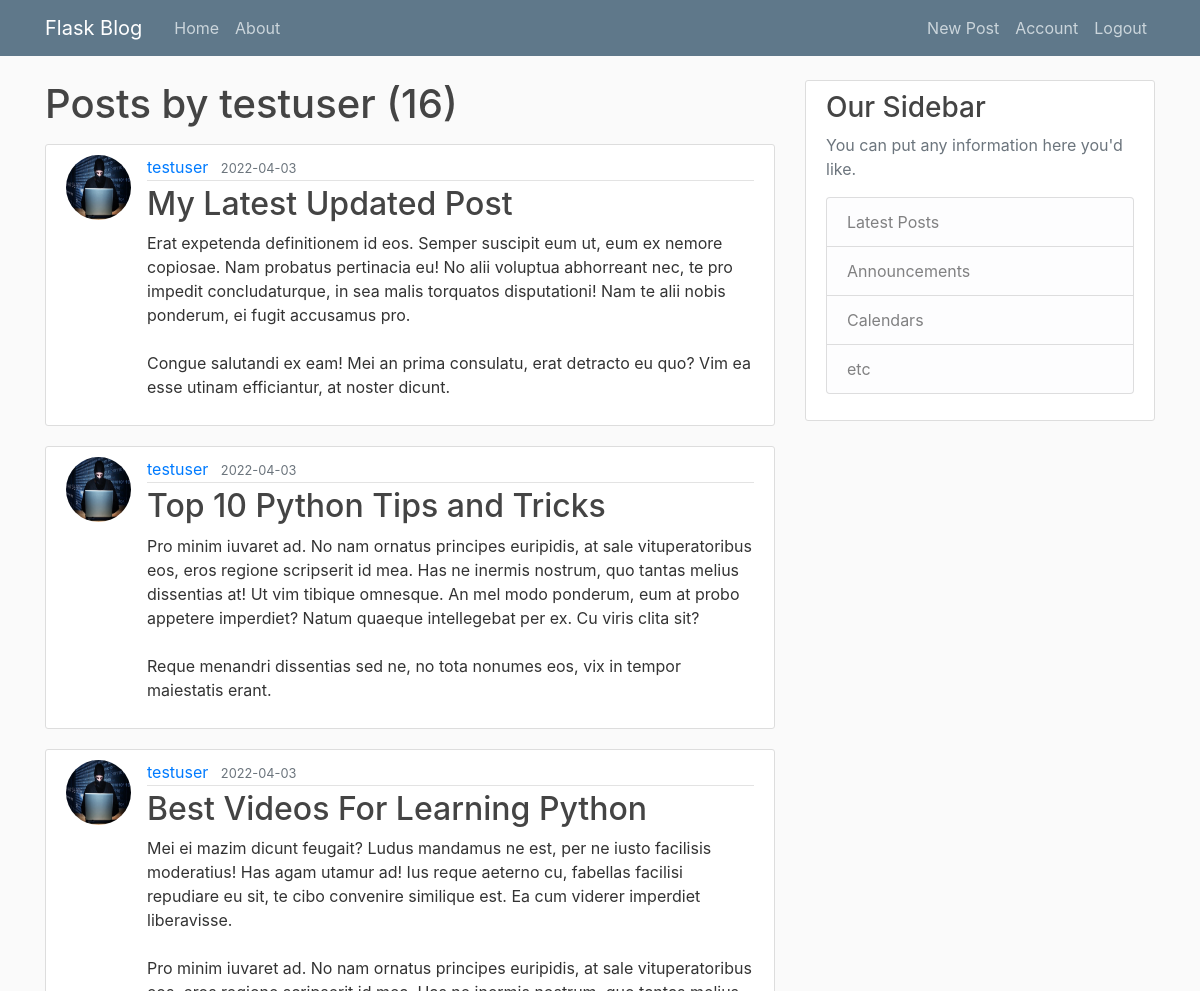
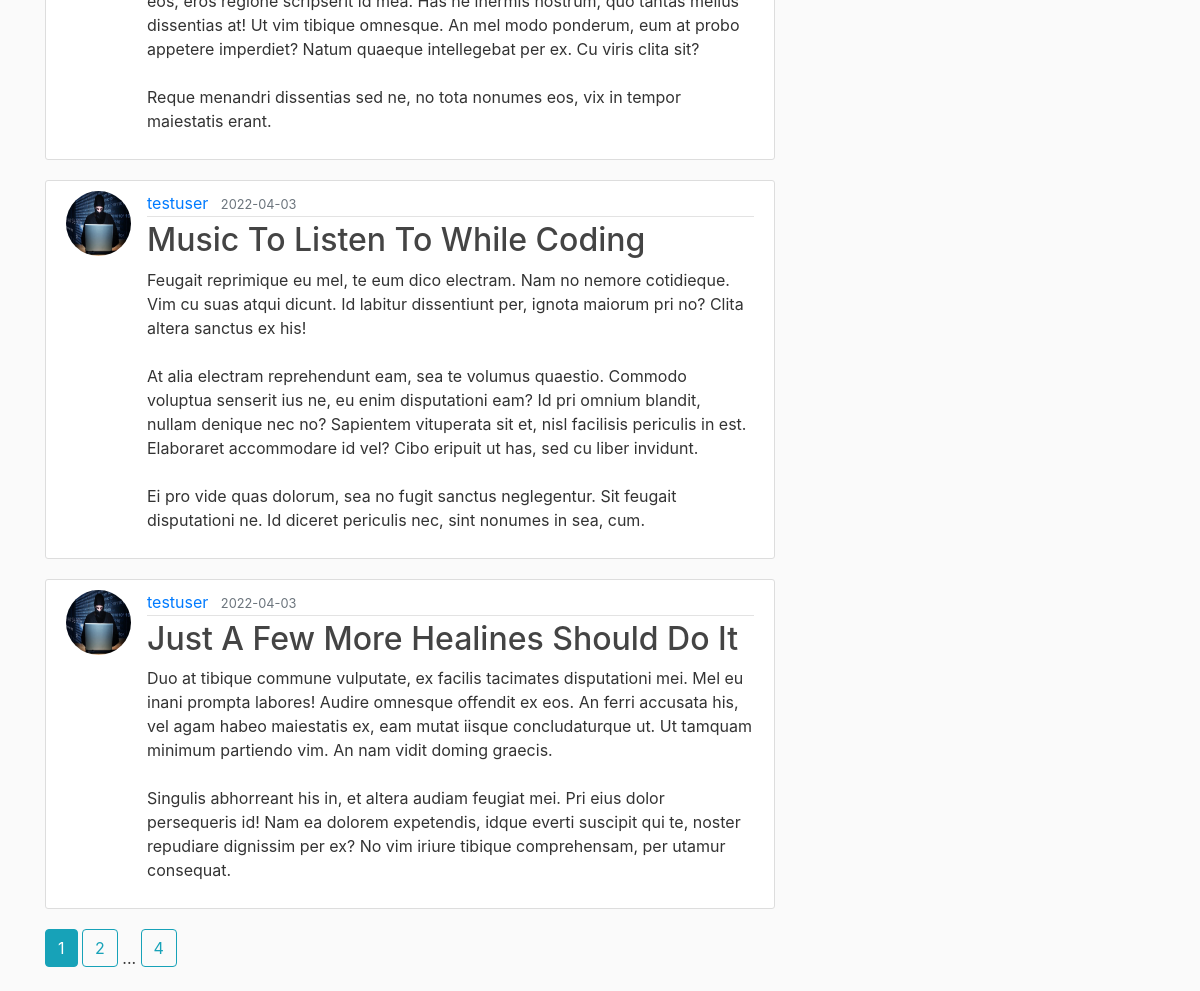
Screenshot of /user/testuser (signed in) with the database file from the repository (2 pictures, top to bottom).
### flaskblog/models.py (models this page shows, shortened)
class User(db.Model, UserMixin):
    __table_args__ = {'extend_existing': True}
    id = db.Column(db.Integer, primary_key=True)
    username = db.Column(db.String(20), unique=True, nullable=False)
    email = db.Column(db.String(120), unique=True, nullable=False)
    image_file = db.Column(db.String(20), nullable=False, default='default.jpg')
    password = db.Column(db.String(60), nullable=False)
    posts = db.relationship('Post', backref='author', lazy=True)

class Post(db.Model):
    id = db.Column(db.Integer, primary_key=True)
    title = db.Column(db.String(100), nullable=False)
    date_posted = db.Column(db.DateTime, nullable=False, default=datetime.utcnow)
    content = db.Column(db.Text, nullable=False)
    user_id = db.Column(db.Integer, db.ForeignKey('user.id'), nullable=False)

### flaskblog/users/routes.py (the view)
@users.route('/user/<username>')
@login_required
def user_posts(username):
    page = request.args.get('page', 1, type=int)
    user = User.query.filter_by(username=username).first_or_404()
    posts = Post.query.filter_by(author=user)\
        .order_by(Post.date_posted.desc()).paginate(page=page, per_page=5)
    return render_template('user_posts.html', posts=posts, user=user)

### flaskblog/__init__.py (called while the page is built)
@login_manager.user_loader
def load_user(user_id):
    return User.query.get(int(user_id))

### flaskblog/templates/user_posts.html
{% extends "layout.html" %}
{% block content %}
    <h1 class="mb-3">Posts by {{ user.username }} ({{ posts.total }})</h1>
    {% for post in posts.items %}
        <article class="media content-section">
          <img class="rounded-circle article-img" src="{{ url_for('static', filename='profile_pics/' + post.author.image_file) }}">
          <div class="media-body">
            <div class="article-metadata">
              <a class="mr-2" href="{{ url_for('users.user_posts', username=post.author.username) }}">{{ post.author.username }}</a>
              <small class="text-muted">{{ post.date_posted.strftime('%Y-%m-%d') }}</small>
            </div>
            <h2><a class="article-title" href="{{ url_for('posts.post', post_id=post.id) }}">{{ post.title }}</a></h2>
            <p class="article-content">{{ post.content }}</p>
          </div>
        </article>
    {% endfor %}
    {% for page_num in posts.iter_pages(left_edge=1, right_edge=1, left_current=1, right_current=2) %}
      {% if page_num %}
        {% if posts.page == page_num %}
          <a class="btn btn-info mb-4" href="{{ url_for('users.user_posts', username=user.username, page=page_num) }}">{{ page_num }}</a>
        {% else %}
          <a class="btn btn-outline-info mb-4" href="{{ url_for('users.user_posts', username=user.username, page=page_num) }}">{{ page_num }}</a>
        {% endif %}
      {% else %}
        ...
      {% endif %}
    {% endfor %}
{% endblock content %}

### flaskblog/templates/layout.html (shortened to what this page needs)
<!DOCTYPE html>
<html>
<head>
    <link rel="stylesheet" href="https://maxcdn.bootstrapcdn.com/bootstrap/4.0.0/css/bootstrap.min.css">
    <link rel="stylesheet" type="text/css" href="{{ url_for('static', filename='main.css') }}">
</head>
<body>
    <header class="site-header">
      <nav class="navbar navbar-expand-md navbar-dark bg-steel fixed-top">
        <div class="container">
          <a class="navbar-brand mr-4" href="/">Flask Blog</a>
          <div class="collapse navbar-collapse" id="navbarToggle">
            <div class="navbar-nav mr-auto">
              <a class="nav-item nav-link" href="{{ url_for('main.home') }}">Home</a>
              <a class="nav-item nav-link" href="{{ url_for('main.about') }}">About</a>
            </div>
            <div class="navbar-nav">
              {% if current_user.is_authenticated %}
                <a class="nav-item nav-link" href="{{ url_for('posts.new_post') }}">New Post</a>
                <a class="nav-item nav-link" href="{{ url_for('users.account') }}">Account</a>
                <a class="nav-item nav-link" href="{{ url_for('users.logout') }}">Logout</a>
              {% else %}
                <a class="nav-item nav-link" href="{{ url_for('users.login') }}">Login</a>
                <a class="nav-item nav-link" href="{{ url_for('users.register') }}">Register</a>
              {% endif %}
            </div>
          </div>
        </div>
      </nav>
    </header>
    <main role="main" class="container">
      <div class="row">
        <div class="col-md-8">
          {% block content %}{% endblock %}
        </div>
        <div class="col-md-4">
          <div class="content-section">
            <h3>Our Sidebar</h3>
            <p class='text-muted'>You can put any information here you'd like.
              <ul class="list-group">
                <li class="list-group-item list-group-item-light">Latest Posts</li>
                <li class="list-group-item list-group-item-light">Announcements</li>
                <li class="list-group-item list-group-item-light">Calendars</li>
                <li class="list-group-item list-group-item-light">etc</li>
              </ul>
            </p>
          </div>
        </div>
      </div>
    </main>
</body>
</html>

### flaskblog/static/main.css (style rules this page uses)
body { background: #fafafa; color: #333333; margin-top: 5rem; }
h1, h2, h3, h4, h5, h6 { color: #444444; }
.bg-steel { background-color: #5f788a; }
.site-header .navbar-nav .nav-link { color: #cbd5db; }
.content-section { background: #ffffff; padding: 10px 20px; border: 1px solid #dddddd; border-radius: 3px; margin-bottom: 20px; }
.article-title { color: #444444; }
.article-content { white-space: pre-line; }
.article-img { height: 65px; width: 65px; margin-right: 16px; }
.article-metadata { padding-bottom: 1px; margin-bottom: 4px; border-bottom: 1px solid #e3e3e3 }

### rows the page displays
User: username "testuser"
Post: image_file (picture), author.username "testuser", date_posted "2022-04-03", title "My Latest Updated Post", content "Erat expetenda definitionem id eos. Semper suscipit eum ut, eum ex nemore copiosae. Nam probatus pertinacia eu! No alii voluptua abhorreant nec, te pro impedit concludaturque, in sea malis torquatos disputationi! Nam te alii nobis ponderum, ei fugit accusamus pro. Congue salutandi ex eam! Mei an prima consulatu, erat detracto eu quo? Vim ea esse utinam efficiantur, at noster dicunt."
Post: image_file (picture), author.username "testuser", date_posted "2022-04-03", title "Top 10 Python Tips and Tricks", content "Pro minim iuvaret ad. No nam ornatus principes euripidis, at sale vituperatoribus eos, eros regione scripserit id mea. Has ne inermis nostrum, quo tantas melius dissentias at! Ut vim tibique omnesque. An mel modo ponderum, eum at probo appetere imperdiet? Natum quaeque intellegebat per ex. Cu viris clita sit? Reque menandri dissentias sed ne, no tota nonumes eos, vix in tempor maiestatis erant."
Post: image_file (picture), author.username "testuser", date_posted "2022-04-03", title "Best Videos For Learning Python", content "Mei ei mazim dicunt feugait? Ludus mandamus ne est, per ne iusto facilisis moderatius! Has agam utamur ad! Ius reque aeterno cu, fabellas facilisi repudiare eu sit, te cibo convenire similique est. Ea cum viderer imperdiet liberavisse. Pro minim iuvaret ad. No nam ornatus principes euripidis, at sale vituperatoribus eos, eros regione scripserit id mea. Has ne inermis nostrum, quo tantas melius dissentias at! Ut vim tibique omnesque. An mel modo ponderum, eum at probo appetere imperdiet? Natum quaeque intellegebat per ex. Cu viris clita sit? Reque menandri dissentias sed ne, no tota nonumes eos, vix in tempor maiestatis erant."
Post: image_file (picture), author.username "testuser", date_posted "2022-04-03", title "Music To Listen To While Coding", content "Feugait reprimique eu mel, te eum dico electram. Nam no nemore cotidieque. Vim cu suas atqui dicunt. Id labitur dissentiunt per, ignota maiorum pri no? Clita altera sanctus ex his! At alia electram reprehendunt eam, sea te volumus quaestio. Commodo voluptua senserit ius ne, eu enim disputationi eam? Id pri omnium blandit, nullam denique nec no? Sapientem vituperata sit et, nisl facilisis periculis in est. Elaboraret accommodare id vel? Cibo eripuit ut has, sed cu liber invidunt. Ei pro vide quas dolorum, sea no fugit sanctus neglegentur. Sit feugait disputationi ne. Id diceret periculis nec, sint nonumes in sea, cum."
Post: image_file (picture), author.username "testuser", date_posted "2022-04-03", title "Just A Few More Healines Should Do It", content "Duo at tibique commune vulputate, ex facilis tacimates disputationi mei. Mel eu inani prompta labores! Audire omnesque offendit ex eos. An ferri accusata his, vel agam habeo maiestatis ex, eam mutat iisque concludaturque ut. Ut tamquam minimum partiendo vim. An nam vidit doming graecis. Singulis abhorreant his in, et altera audiam feugiat mei. Pri eius dolor persequeris id! Nam ea dolorem expetendis, idque everti suscipit qui te, noster repudiare dignissim per ex? No vim iriure tibique comprehensam, per utamur consequat."

### other values shown
{{ posts.total }} "16"
{{ page_num }} "1"
{{ page_num }} "2" "4"
